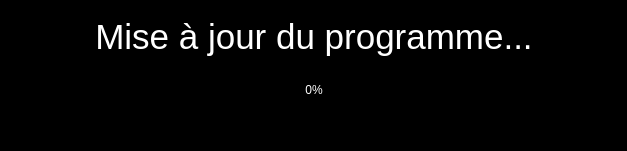
<?xml version="1.0" encoding="UTF-8"?>
<ui version="4.0">
 <class>ClientUpdate</class>
 <widget class="QMainWindow" name="ClientUpdate">
  <property name="geometry">
   <rect>
    <x>0</x>
    <y>0</y>
    <width>627</width>
    <height>151</height>
   </rect>
  </property>
  <property name="windowTitle">
   <string>MainWindow</string>
  </property>
  <property name="styleSheet">
   <string notr="true">background-color: rgb(0, 0, 0);</string>
  </property>
  <widget class="QWidget" name="centralwidget">
   <widget class="QWidget" name="gridLayoutWidget">
    <property name="geometry">
     <rect>
      <x>10</x>
      <y>0</y>
      <width>608</width>
      <height>101</height>
     </rect>
    </property>
    <layout class="QGridLayout" name="gridLayout">
     <item row="0" column="0">
      <widget class="QLabel" name="label">
       <property name="font">
        <font>
         <pointsize>26</pointsize>
        </font>
       </property>
       <property name="styleSheet">
        <string notr="true">color: rgb(255, 255, 255);</string>
       </property>
       <property name="text">
        <string>Mise à jour du programme...</string>
       </property>
       <property name="alignment">
        <set>Qt::AlignCenter</set>
       </property>
      </widget>
     </item>
     <item row="1" column="0">
      <widget class="QProgressBar" name="progressBar">
       <property name="autoFillBackground">
        <bool>false</bool>
       </property>
       <property name="styleSheet">
        <string notr="true">color:rgb(255, 255, 255)</string>
       </property>
       <property name="minimum">
        <number>0</number>
       </property>
       <property name="maximum">
        <number>100</number>
       </property>
       <property name="value">
        <number>0</number>
       </property>
       <property name="invertedAppearance">
        <bool>false</bool>
       </property>
      </widget>
     </item>
    </layout>
   </widget>
  </widget>
  <widget class="QMenuBar" name="menubar">
   <property name="geometry">
    <rect>
     <x>0</x>
     <y>0</y>
     <width>627</width>
     <height>21</height>
    </rect>
   </property>
  </widget>
  <widget class="QStatusBar" name="statusbar"/>
 </widget>
 <resources/>
 <connections/>
</ui>
